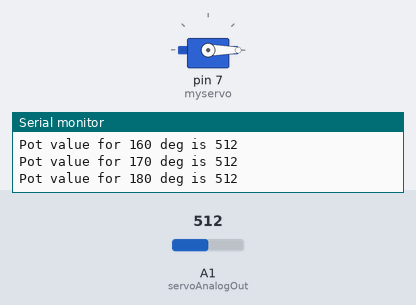
A sketch run on a simulated Arduino Uno, built with avr-gcc and run on an emulated ATmega328P. Parts: servo, the last lines printed to the serial monitor. Inputs (shaded band) come from the test bench; at power-on: A1 (servoAnalogOut) = 512.

Above: at 19.1 s.
At 23.1 s:
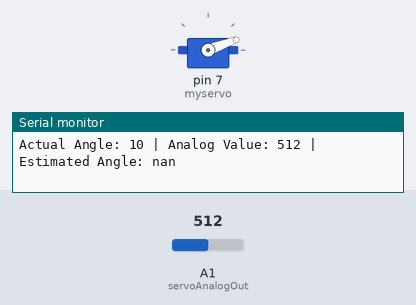
At 27.1 s:
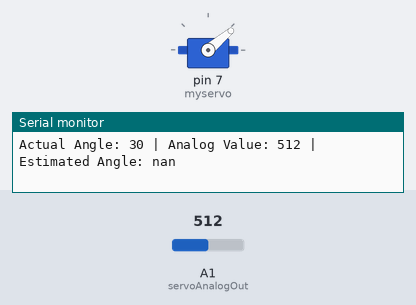
At 37.1 s:
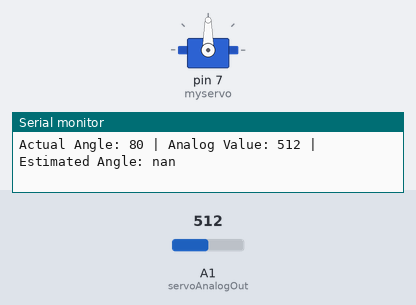
Timing chart, 0 to 40.0 s (numbered marks = the images above):
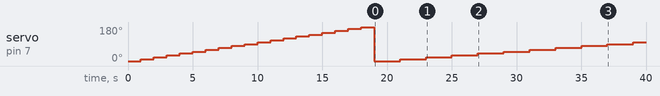

The sketch:

servo_angle_measure.ino
```cpp
#include <Servo.h>

Servo myservo;  // create servo object to control a servo

const int servoAnalogOut = A1;  // The new Servo Pin
unsigned int servoValue0Deg, servoValue180Deg;  // Variables to store min and max values of servo's pot
int pos = 0;  // variable to store the servo position

void setup() {
  myservo.attach(7);  // attaches the servo on pin 7 to the servo object
  Serial.begin(9600);
  calibration();  // Calibrate the servo at startup
}

void loop() {
  for (int angle = 0; angle <= 180; angle += 10) {
    myservo.write(angle);  // Move the servo to the current angle
    delay(1000);  // Wait for the servo to reach the desired position

    int analogValue = analogRead(servoAnalogOut);  // Read the analog value
    float estimatedAngle = estimateAngle(analogValue);  // Calculate the angle using the linear equation

    // Output the measured analog value and the estimated angle
    Serial.print("Actual Angle: ");
    Serial.print(angle);
    Serial.print(" | Analog Value: ");
    Serial.print(analogValue);
    Serial.print(" | Estimated Angle: ");
    Serial.println(estimatedAngle);

    delay(1000);  // Slight delay before moving to the next position
  }
}

// Calibration function to read the analog values at 0 and 180 degrees
void calibration() {
  for (int angle = 0; angle <= 180; angle += 10) {
    myservo.write(angle);  // Move servo to the current angle
    delay(1000);  // Give time for the servo to reach the position
    int servoValue = analogRead(servoAnalogOut);  // Read the pot value
    Serial.println("Pot value for " + String(angle) + " deg is " + String(servoValue));  // Print the pot value
    if (angle == 0) {
      servoValue0Deg = servoValue;  // Store value for 0 degrees
    } else if (angle == 180) {
      servoValue180Deg = servoValue;  // Store value for 180 degrees
    }
  }

  // Return the servo to the initial position
  myservo.write(0);
}

// Function to estimate the angle based on the input analog value using the linear equation
float estimateAngle(int analogValue) {
  // Calculate slope (m) and intercept (b) based on the 0 and 180 degree calibration values
  float m = 180.0 / (servoValue180Deg - servoValue0Deg);  // Slope (change in angle per change in analog value)
  float b = -m * servoValue0Deg;  // Intercept
  return m * analogValue + b;  // Calculate the estimated angle
}
```

Measured:
- by itself, servo on pin 7 (myservo): 0° → 10° at 1.0 s, → 20° 1.0 s later, → 30° 1.0 s later, → 40° 1.0 s later, … (29 changes in this stretch)
